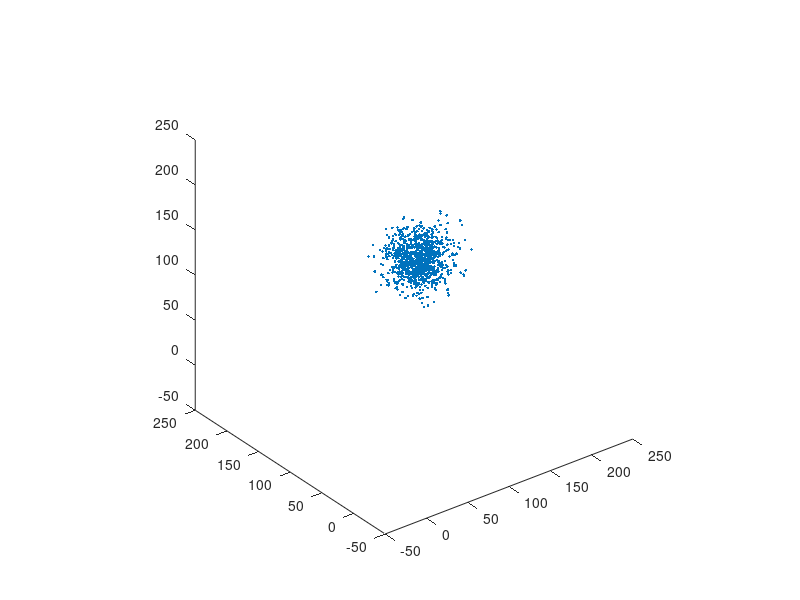

Here is the MATLAB script that generated this plot: (Note: this script raises an error after producing the figure.)
function Check3DNormalizationTransform
   close all
   home
   
   disp('the original point (blue)');
   n=1000; % number of points
   X = randn(3,n)*15 + 119; % get some random points
   figure(1)
   plot3(X(1,:),X(2,:),X(3,:),'.');
   axis([-50 250 -50 250 -50 250]);
   axis square
   pause
   
   disp('the transformation matrix')
   T = Get3DNormalizationTransform(X) %#ok<NOPRT>
   Y = T*[X ; ones(1,n)];
   pause
   
   
   disp('the transformed points (red) should have zero mean and sqrt(2) average distance')
   disp('check the figure') 
   hold on;
   plot3(Y(1,:),Y(2,:),Y(3,:),'.');
   axis([-50 250 -50 250 -50 250]);
   disp(' ')
   pause
   
   disp('applying the transform again should result with the identity matrix')
   Ty = Get3DNormalizationTransform(Y(1:3,:)) %#ok<NASGU,NOPRT>
end